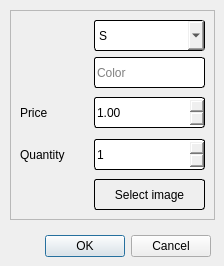
<?xml version="1.0" encoding="UTF-8"?>
<ui version="4.0">
 <class>Dialog</class>
 <widget class="QDialog" name="Dialog">
  <property name="windowModality">
   <enum>Qt::ApplicationModal</enum>
  </property>
  <property name="geometry">
   <rect>
    <x>0</x>
    <y>0</y>
    <width>224</width>
    <height>266</height>
   </rect>
  </property>
  <property name="windowTitle">
   <string>New item</string>
  </property>
  <property name="windowIcon">
   <iconset resource="../Icons/Icons.qrc">
    <normaloff>:/Icons/Logo-EAUT.png</normaloff>:/Icons/Logo-EAUT.png</iconset>
  </property>
  <widget class="QDialogButtonBox" name="buttonBox">
   <property name="enabled">
    <bool>true</bool>
   </property>
   <property name="geometry">
    <rect>
     <x>20</x>
     <y>230</y>
     <width>191</width>
     <height>32</height>
    </rect>
   </property>
   <property name="styleSheet">
    <string notr="true"/>
   </property>
   <property name="orientation">
    <enum>Qt::Horizontal</enum>
   </property>
   <property name="standardButtons">
    <set>QDialogButtonBox::Cancel|QDialogButtonBox::Ok</set>
   </property>
  </widget>
  <widget class="QFrame" name="frame">
   <property name="geometry">
    <rect>
     <x>10</x>
     <y>10</y>
     <width>205</width>
     <height>210</height>
    </rect>
   </property>
   <property name="minimumSize">
    <size>
     <width>205</width>
     <height>210</height>
    </size>
   </property>
   <property name="maximumSize">
    <size>
     <width>205</width>
     <height>210</height>
    </size>
   </property>
   <property name="frameShape">
    <enum>QFrame::StyledPanel</enum>
   </property>
   <property name="frameShadow">
    <enum>QFrame::Raised</enum>
   </property>
   <layout class="QVBoxLayout" name="verticalLayout">
    <item alignment="Qt::AlignRight">
     <widget class="QComboBox" name="comboBox_size">
      <property name="minimumSize">
       <size>
        <width>111</width>
        <height>31</height>
       </size>
      </property>
      <property name="maximumSize">
       <size>
        <width>111</width>
        <height>31</height>
       </size>
      </property>
      <property name="styleSheet">
       <string notr="true">
border-radius: 3px;

border-style: solid;
        border-width: 1px;
        border-color: rgb(0, 0, 0);</string>
      </property>
      <item>
       <property name="text">
        <string>S</string>
       </property>
      </item>
      <item>
       <property name="text">
        <string>M</string>
       </property>
      </item>
      <item>
       <property name="text">
        <string>L</string>
       </property>
      </item>
      <item>
       <property name="text">
        <string>XL</string>
       </property>
      </item>
      <item>
       <property name="text">
        <string>XXL</string>
       </property>
      </item>
      <item>
       <property name="text">
        <string>UNISIZE</string>
       </property>
      </item>
     </widget>
    </item>
    <item alignment="Qt::AlignRight">
     <widget class="QLineEdit" name="lineEdit_color">
      <property name="minimumSize">
       <size>
        <width>111</width>
        <height>31</height>
       </size>
      </property>
      <property name="maximumSize">
       <size>
        <width>111</width>
        <height>31</height>
       </size>
      </property>
      <property name="styleSheet">
       <string notr="true">
border-radius: 3px;

border-style: solid;
        border-width: 1px;
        border-color: rgb(0, 0, 0);
</string>
      </property>
      <property name="placeholderText">
       <string>Color</string>
      </property>
     </widget>
    </item>
    <item>
     <widget class="QWidget" name="widget" native="true">
      <layout class="QHBoxLayout" name="horizontalLayout">
       <property name="spacing">
        <number>0</number>
       </property>
       <property name="leftMargin">
        <number>0</number>
       </property>
       <property name="topMargin">
        <number>0</number>
       </property>
       <property name="rightMargin">
        <number>0</number>
       </property>
       <property name="bottomMargin">
        <number>0</number>
       </property>
       <item>
        <widget class="QLabel" name="label">
         <property name="text">
          <string>Price</string>
         </property>
        </widget>
       </item>
       <item>
        <widget class="QDoubleSpinBox" name="doubleSpinBox_price">
         <property name="minimumSize">
          <size>
           <width>111</width>
           <height>31</height>
          </size>
         </property>
         <property name="maximumSize">
          <size>
           <width>111</width>
           <height>31</height>
          </size>
         </property>
         <property name="styleSheet">
          <string notr="true">
border-radius: 3px;

border-style: solid;
        border-width: 1px;
        border-color: rgb(0, 0, 0);</string>
         </property>
         <property name="minimum">
          <double>1.000000000000000</double>
         </property>
         <property name="maximum">
          <double>10000.000000000000000</double>
         </property>
         <property name="singleStep">
          <double>0.010000000000000</double>
         </property>
        </widget>
       </item>
      </layout>
     </widget>
    </item>
    <item>
     <widget class="QWidget" name="widget_2" native="true">
      <layout class="QHBoxLayout" name="horizontalLayout_2">
       <property name="spacing">
        <number>0</number>
       </property>
       <property name="leftMargin">
        <number>0</number>
       </property>
       <property name="topMargin">
        <number>0</number>
       </property>
       <property name="rightMargin">
        <number>0</number>
       </property>
       <property name="bottomMargin">
        <number>0</number>
       </property>
       <item>
        <widget class="QLabel" name="label_2">
         <property name="text">
          <string>Quantity</string>
         </property>
        </widget>
       </item>
       <item>
        <widget class="QSpinBox" name="spinBox_quantity">
         <property name="minimumSize">
          <size>
           <width>111</width>
           <height>31</height>
          </size>
         </property>
         <property name="maximumSize">
          <size>
           <width>111</width>
           <height>31</height>
          </size>
         </property>
         <property name="styleSheet">
          <string notr="true">
border-radius: 3px;

border-style: solid;
        border-width: 1px;
        border-color: rgb(0, 0, 0);</string>
         </property>
         <property name="minimum">
          <number>1</number>
         </property>
         <property name="maximum">
          <number>100000</number>
         </property>
        </widget>
       </item>
      </layout>
     </widget>
    </item>
    <item alignment="Qt::AlignRight">
     <widget class="QPushButton" name="pushButton_selectImage">
      <property name="enabled">
       <bool>true</bool>
      </property>
      <property name="minimumSize">
       <size>
        <width>111</width>
        <height>31</height>
       </size>
      </property>
      <property name="maximumSize">
       <size>
        <width>111</width>
        <height>31</height>
       </size>
      </property>
      <property name="styleSheet">
       <string notr="true">
border-radius: 3px;

border-style: solid;
        border-width: 1px;
        border-color: rgb(0, 0, 0);</string>
      </property>
      <property name="text">
       <string>Select image</string>
      </property>
     </widget>
    </item>
   </layout>
  </widget>
 </widget>
 <resources>
  <include location="../Icons/Icons.qrc"/>
 </resources>
 <connections>
  <connection>
   <sender>buttonBox</sender>
   <signal>accepted()</signal>
   <receiver>Dialog</receiver>
   <slot>accept()</slot>
   <hints>
    <hint type="sourcelabel">
     <x>248</x>
     <y>254</y>
    </hint>
    <hint type="destinationlabel">
     <x>157</x>
     <y>274</y>
    </hint>
   </hints>
  </connection>
  <connection>
   <sender>buttonBox</sender>
   <signal>rejected()</signal>
   <receiver>Dialog</receiver>
   <slot>reject()</slot>
   <hints>
    <hint type="sourcelabel">
     <x>316</x>
     <y>260</y>
    </hint>
    <hint type="destinationlabel">
     <x>286</x>
     <y>274</y>
    </hint>
   </hints>
  </connection>
 </connections>
</ui>
